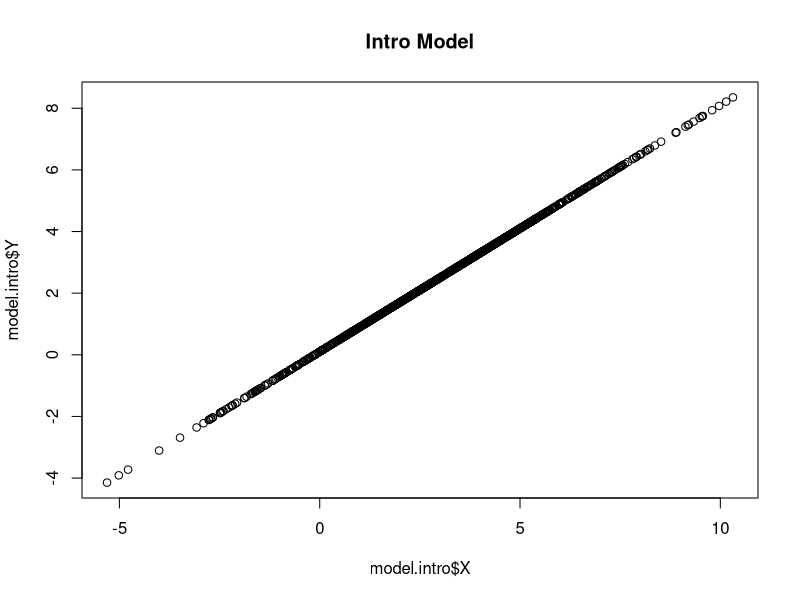
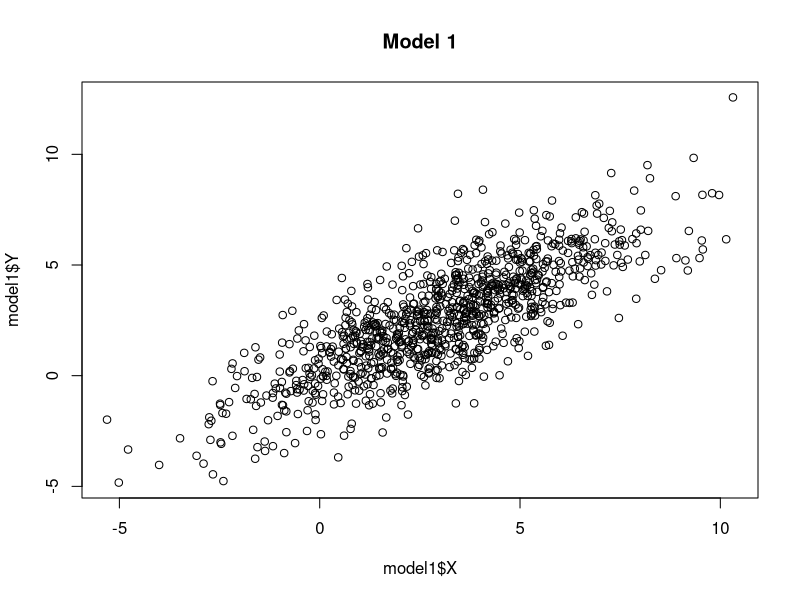
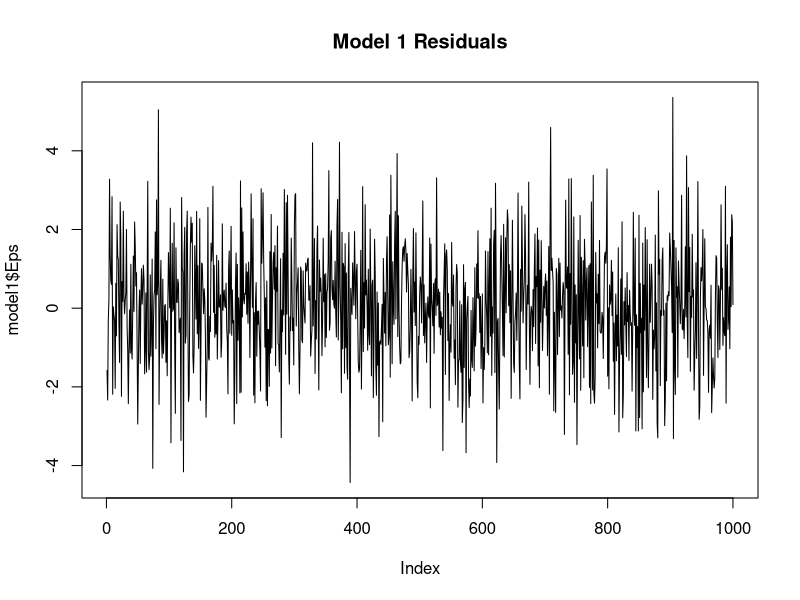
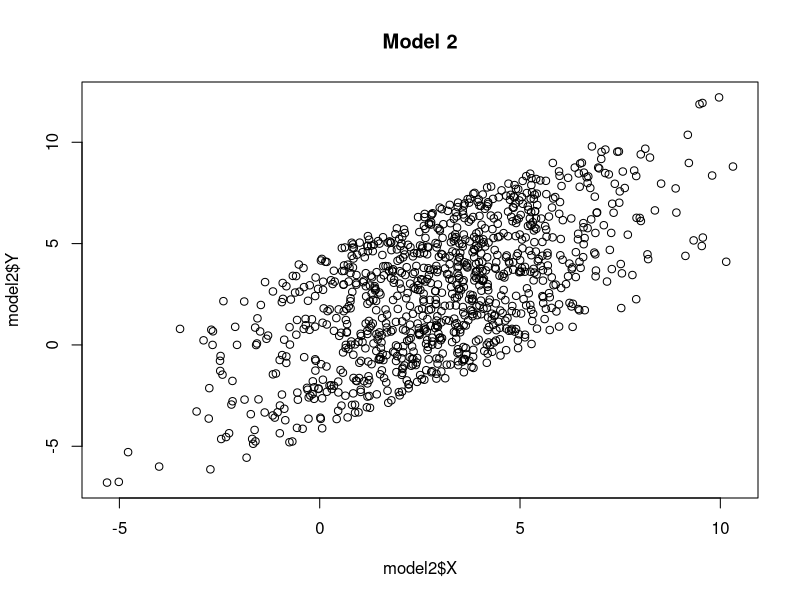
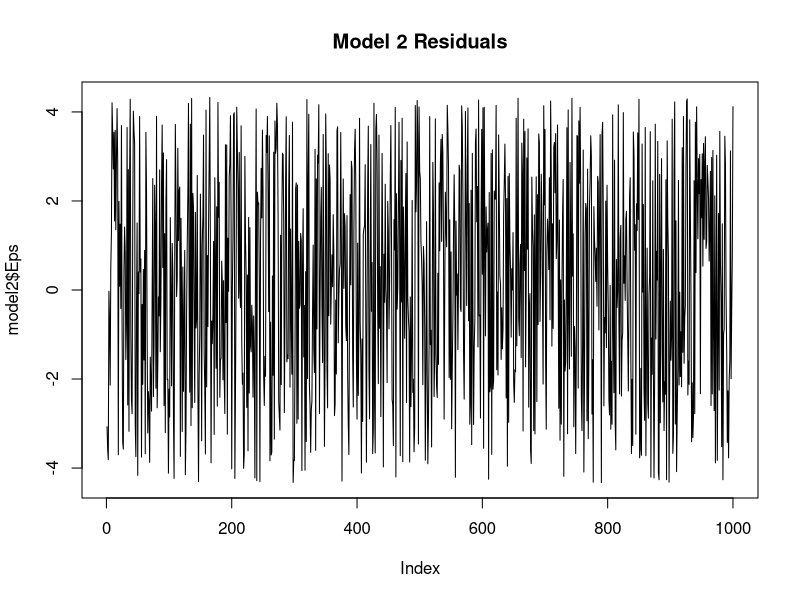
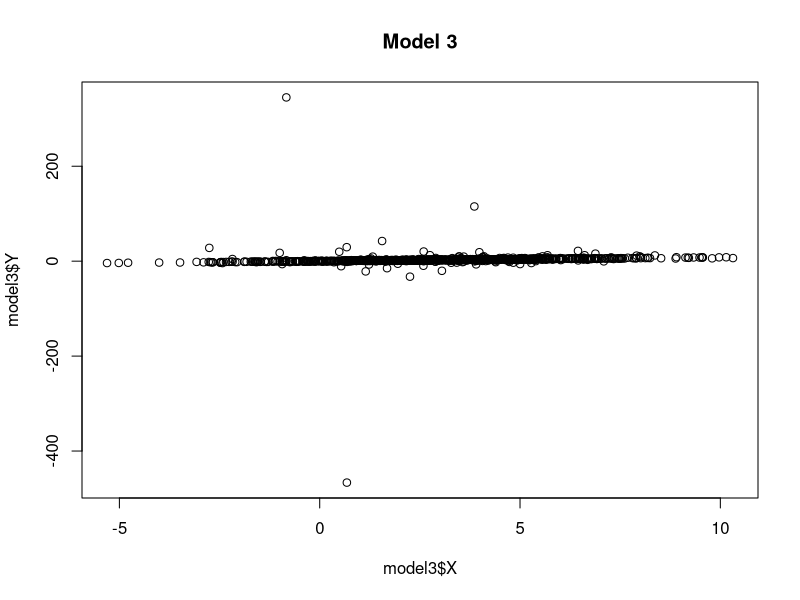
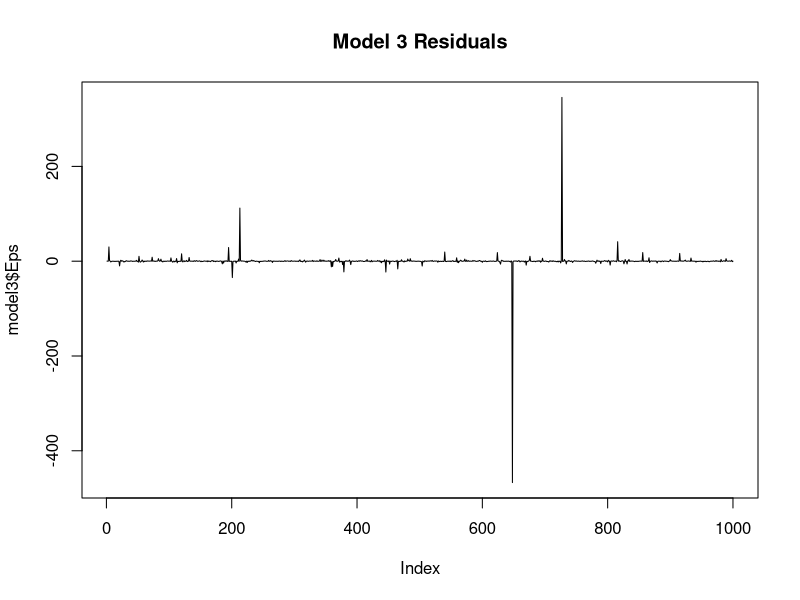
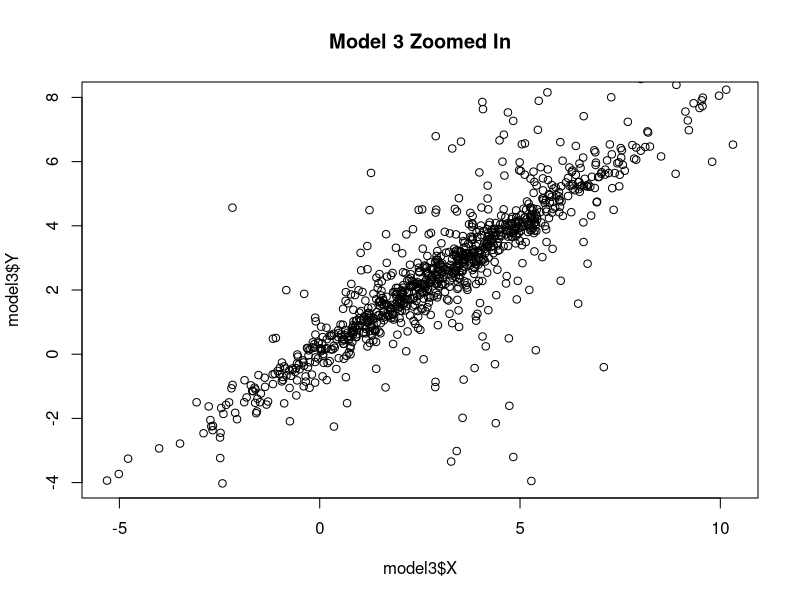

R code for these plots, in order:
## ---- chunk 1
# Slope and Intercept
a <- 0.8; b <- 0.1
sample.n <- 1000

# Seeds
seed1 <- 111
seed2 <- 1112131415

options(scipen = 5)
## ---- chunk 2
# Simulate the X variable using rnorm()
set.seed(seed1)
model1.x.sd <- 2.5
model1.x <- rnorm(sample.n, mean = 3, sd = model1.x.sd)

# Simulate a simple introductory model with no residual 
model.intro.y <- (a * model1.x + b) 
model.intro <- data.frame(Y=model.intro.y, X=model1.x)
## ---- chunk 3
# Simulate the Eps residual using rnorm()
set.seed(seed2)
model1.eps.sd <- 1.5
model1.eps <- rnorm(sample.n, mean = 0, sd = model1.eps.sd)

model1.y <- (a * model1.x + b) + model1.eps
model1 <- data.frame(Y=model1.y, X=model1.x, Eps=model1.eps)

# Inspect results and compare with our simplistic model
title <- "Intro Model"
plot(model.intro$X, model.intro$Y, main = title)

title <- "Model 1"
head(model1)
plot(model1$X, model1$Y, main = title)
plot(model1$Eps, type = "l", main = paste(title, "Residuals"))
## ---- chunk 4
# Simulate the model using X from Model 1 and runif() for Eps
set.seed(seed2)
model2.eps <- runif(sample.n, min = -4.33, max = 4.33)

model2.y <- (a * model1.x + b) + model2.eps
model2 <- data.frame(Y=model2.y, X=model1.x, Eps=model2.eps)

# Inspect results
title <- "Model 2"
head(model2)
plot(model2$X, model2$Y, main = title)
plot(model2$Eps, type = "l", main = paste(title, "Residuals"))
## ---- chunk 5
# Simulate the model using X from Model 1 and rcauchy() for Eps
set.seed(seed2)
model3.eps <- rcauchy(sample.n, location = 0, scale = 0.3)

model3.y <- (a * model1.x + b) + model3.eps
model3 <- data.frame(Y=model3.y, X=model1.x, Eps=model3.eps)

# Inspect results
title <- "Model 3"
head(model3)
plot(model3$X, model3$Y, main = title)
plot(model3$Eps, type = "l", main = paste(title, "Residuals"))
## ---- chunk 6
plot(model3$X, model3$Y, main = paste(title, "Zoomed In"), 
     ylim = c(-4, 8))
title <- "Intro Model"
plot(model.intro$X, model.intro$Y, main = title)
## ---- chunk 7
(sd(model3$Eps))
## ---- chunk 8
model3.eps1 <- rcauchy(sample.n, location = 0, scale = 0.3)
model3.eps2 <- rcauchy(sample.n, location = 0, scale = 0.3)
model3.eps3 <- rcauchy(sample.n, location = 0, scale = 0.3)
model3.eps4 <- rcauchy(sample.n, location = 0, scale = 0.3)
model3.eps5 <- rcauchy(sample.n, location = 0, scale = 0.3)
c(sd(model3.eps1), sd(model3.eps2), sd(model3.eps3), sd(model3.eps4), sd(model3.eps5))
## ---- chunk 9
# Create heteroscedastic process
hetero.sd <- c(2, 3.4, 0.8, 2.6)
hetero.loop <- c(rep(hetero.sd[1], 50),
                 rep(hetero.sd[2], 75),
                 rep(hetero.sd[3], 75),
                 rep(hetero.sd[4], 50))
hetero.process <- rep(hetero.loop, 4)
plot(hetero.process, type = "l")

# Simulate the linear model residuals Eps with changing standard deviations.
set.seed(seed2)
model4.eps <- rnorm(sample.n) * hetero.process

# Plot the residuals
title <- "Model 4"
plot(model4.eps, type = "l", main = paste(title, "Residuals"))
## ---- chunk 10
hetero.x <- (100 * floor(min(model4.eps))) : (100 * ceiling(max(model4.eps)))
hetero.x <- hetero.x / 100

# Plot the theoretical distribution
plot(hetero.x, dnorm(hetero.x, mean = mean(model4.eps), sd = sd(model4.eps)), 
     type = "l", ylim = c(0, 0.3), col = "black", 
     ylab = "Distribution of Heteroscedastic Eps")

# And the heteroscedastic sample distribution
lines(density(model4.eps), col = "Red")
## ---- chunk 11
# Simulate the model using X from Model 1 and heteroscedastic residuals
model4.y <- (a * model1.x + b) + model4.eps
model4 <- data.frame(Y=model4.y, X=model1.x, Eps=model4.eps)

# Inspect results
plot(model4$X, model4$Y, main = title)
plot(model1$X, model1$Y, main = title, ylim = c(-10, 20))
## ---- chunk 12
# Calculate squared correlation coefficient using the parameters specified 
#   for Model 1 X and Eps
(rho.sq.theoretical <- (a * model1.x.sd)^2 / ((a * model1.x.sd)^2 + model1.eps.sd^2))
## ---- chunk 13
c(cor(model1$X, model1$Y)^2,
  cor(model2$X, model2$Y)^2,
  cor(model3$X, model3$Y)^2,
  cor(model4$X, model4$Y)^2)
## ---- chunk 14
# Create heteroscedastic process
hetero.sd <- c(1.75, 1.8, 1.4, 2)
hetero.loop <- c(rep(hetero.sd[1], 50),
                 rep(hetero.sd[2], 75),
                 rep(hetero.sd[3], 75),
                 rep(hetero.sd[4], 50))
hetero.process <- rep(hetero.loop, 4)
plot(hetero.process, type = "l")

# Simulate the linear model residuals Eps with changing standard deviations.
set.seed(seed2)
model5.eps <- rnorm(sample.n) * hetero.process

# Simulate the model using X from Model 1 and heteroscedastic residuals
model5.y <- (a * model1.x + b) + model5.eps
model5 <- data.frame(Y=model5.y, X=model1.x, Eps=model5.eps)

# Inspect results
title = "Model 5"
plot(model5$X, model5$Y, main = title, ylim = c(-10, 20))

# Calculate correlation
cor(model5$X, model5$Y)^2
